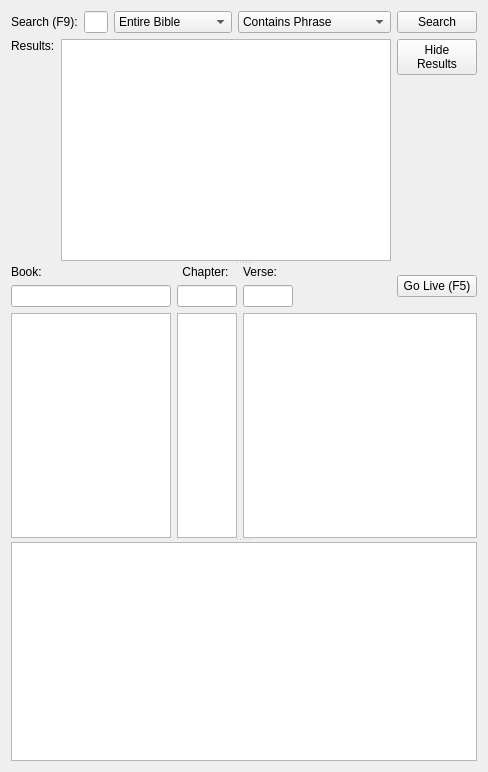
<?xml version="1.0" encoding="UTF-8"?>
<ui version="4.0">
 <class>BibleWidget</class>
 <widget class="QWidget" name="BibleWidget">
  <property name="geometry">
   <rect>
    <x>0</x>
    <y>0</y>
    <width>488</width>
    <height>772</height>
   </rect>
  </property>
  <property name="minimumSize">
   <size>
    <width>400</width>
    <height>0</height>
   </size>
  </property>
  <property name="windowTitle">
   <string>Form</string>
  </property>
  <layout class="QVBoxLayout" name="verticalLayout_9">
   <item>
    <widget class="QSplitter" name="results_splitter">
     <property name="orientation">
      <enum>Qt::Vertical</enum>
     </property>
     <property name="childrenCollapsible">
      <bool>false</bool>
     </property>
     <widget class="QWidget" name="layoutWidget">
      <layout class="QVBoxLayout" name="search_layout">
       <item>
        <layout class="QHBoxLayout" name="horizontalLayout_2" stretch="0,1,0,0,0">
         <item>
          <widget class="QLabel" name="lblBook_2">
           <property name="minimumSize">
            <size>
             <width>0</width>
             <height>0</height>
            </size>
           </property>
           <property name="maximumSize">
            <size>
             <width>16777215</width>
             <height>16777215</height>
            </size>
           </property>
           <property name="text">
            <string>Search (F9):</string>
           </property>
          </widget>
         </item>
         <item>
          <widget class="QLineEdit" name="search_ef">
           <property name="minimumSize">
            <size>
             <width>0</width>
             <height>0</height>
            </size>
           </property>
           <property name="maximumSize">
            <size>
             <width>16777215</width>
             <height>16777215</height>
            </size>
           </property>
           <property name="toolTip">
            <string>Search the bible for specified text. Matched verses will appear in the list below. If a bible book is selected, only that book will be searched.</string>
           </property>
          </widget>
         </item>
         <item>
          <widget class="QComboBox" name="comboBoxSearchRange">
           <property name="toolTip">
            <string>Select search range</string>
           </property>
           <item>
            <property name="text">
             <string>Entire Bible</string>
            </property>
           </item>
           <item>
            <property name="text">
             <string>Current Book</string>
            </property>
           </item>
           <item>
            <property name="text">
             <string>Current Chapter</string>
            </property>
           </item>
          </widget>
         </item>
         <item>
          <widget class="QComboBox" name="comboBoxSearchType">
           <property name="toolTip">
            <string>Select search type</string>
           </property>
           <item>
            <property name="text">
             <string>Contains Phrase</string>
            </property>
           </item>
           <item>
            <property name="text">
             <string>Contains Word Phrase</string>
            </property>
           </item>
           <item>
            <property name="text">
             <string>Verse Begins</string>
            </property>
           </item>
           <item>
            <property name="text">
             <string>Contains Any Word</string>
            </property>
           </item>
           <item>
            <property name="text">
             <string>Contains All Words</string>
            </property>
           </item>
          </widget>
         </item>
         <item>
          <widget class="QPushButton" name="search_button">
           <property name="toolTip">
            <string>Quickly display the selected Bible verse on the screen</string>
           </property>
           <property name="text">
            <string>Search</string>
           </property>
           <property name="icon">
            <iconset resource="../softprojector.qrc">
             <normaloff>:/icons/icons/search.png</normaloff>:/icons/icons/search.png</iconset>
           </property>
           <property name="shortcut">
            <string>Return</string>
           </property>
          </widget>
         </item>
        </layout>
       </item>
       <item>
        <layout class="QHBoxLayout" name="results_layout">
         <item>
          <layout class="QVBoxLayout" name="verticalLayout_7">
           <item>
            <widget class="QLabel" name="result_label">
             <property name="sizePolicy">
              <sizepolicy hsizetype="Minimum" vsizetype="Fixed">
               <horstretch>0</horstretch>
               <verstretch>0</verstretch>
              </sizepolicy>
             </property>
             <property name="minimumSize">
              <size>
               <width>0</width>
               <height>0</height>
              </size>
             </property>
             <property name="maximumSize">
              <size>
               <width>16777215</width>
               <height>20</height>
              </size>
             </property>
             <property name="text">
              <string>Results:</string>
             </property>
             <property name="alignment">
              <set>Qt::AlignLeading|Qt::AlignLeft|Qt::AlignVCenter</set>
             </property>
            </widget>
           </item>
           <item>
            <widget class="QLabel" name="result_count_label">
             <property name="palette">
              <palette>
               <active>
                <colorrole role="WindowText">
                 <brush brushstyle="SolidPattern">
                  <color alpha="255">
                   <red>0</red>
                   <green>61</green>
                   <blue>90</blue>
                  </color>
                 </brush>
                </colorrole>
               </active>
               <inactive>
                <colorrole role="WindowText">
                 <brush brushstyle="SolidPattern">
                  <color alpha="255">
                   <red>0</red>
                   <green>61</green>
                   <blue>90</blue>
                  </color>
                 </brush>
                </colorrole>
               </inactive>
               <disabled>
                <colorrole role="WindowText">
                 <brush brushstyle="SolidPattern">
                  <color alpha="255">
                   <red>118</red>
                   <green>116</green>
                   <blue>108</blue>
                  </color>
                 </brush>
                </colorrole>
               </disabled>
              </palette>
             </property>
             <property name="text">
              <string/>
             </property>
             <property name="alignment">
              <set>Qt::AlignCenter</set>
             </property>
            </widget>
           </item>
           <item>
            <spacer name="verticalSpacer_2">
             <property name="orientation">
              <enum>Qt::Vertical</enum>
             </property>
             <property name="sizeHint" stdset="0">
              <size>
               <width>20</width>
               <height>0</height>
              </size>
             </property>
            </spacer>
           </item>
          </layout>
         </item>
         <item>
          <layout class="QVBoxLayout" name="verticalLayout_8">
           <item>
            <widget class="QListWidget" name="search_results_list">
             <property name="sizePolicy">
              <sizepolicy hsizetype="Expanding" vsizetype="Expanding">
               <horstretch>0</horstretch>
               <verstretch>0</verstretch>
              </sizepolicy>
             </property>
             <property name="minimumSize">
              <size>
               <width>160</width>
               <height>0</height>
              </size>
             </property>
             <property name="maximumSize">
              <size>
               <width>16777215</width>
               <height>16777215</height>
              </size>
             </property>
             <property name="alternatingRowColors">
              <bool>false</bool>
             </property>
            </widget>
           </item>
          </layout>
         </item>
         <item>
          <layout class="QVBoxLayout" name="verticalLayout_6">
           <item>
            <widget class="QPushButton" name="hide_result_button">
             <property name="text">
              <string>Hide
Results</string>
             </property>
            </widget>
           </item>
           <item>
            <spacer name="verticalSpacer">
             <property name="orientation">
              <enum>Qt::Vertical</enum>
             </property>
             <property name="sizeHint" stdset="0">
              <size>
               <width>20</width>
               <height>0</height>
              </size>
             </property>
            </spacer>
           </item>
          </layout>
         </item>
        </layout>
       </item>
      </layout>
     </widget>
     <widget class="QWidget" name="layoutWidget1">
      <layout class="QGridLayout" name="gridLayout_2">
       <property name="sizeConstraint">
        <enum>QLayout::SetNoConstraint</enum>
       </property>
       <item row="0" column="0">
        <layout class="QVBoxLayout" name="verticalLayout_2">
         <item>
          <widget class="QLabel" name="lblBook">
           <property name="minimumSize">
            <size>
             <width>160</width>
             <height>0</height>
            </size>
           </property>
           <property name="maximumSize">
            <size>
             <width>160</width>
             <height>16777215</height>
            </size>
           </property>
           <property name="text">
            <string>Book:</string>
           </property>
          </widget>
         </item>
         <item>
          <widget class="QLineEdit" name="lineEditBook">
           <property name="sizePolicy">
            <sizepolicy hsizetype="Expanding" vsizetype="Fixed">
             <horstretch>0</horstretch>
             <verstretch>0</verstretch>
            </sizepolicy>
           </property>
           <property name="minimumSize">
            <size>
             <width>160</width>
             <height>0</height>
            </size>
           </property>
           <property name="maximumSize">
            <size>
             <width>160</width>
             <height>16777215</height>
            </size>
           </property>
           <property name="toolTip">
            <string>Filter criteria for the bible list. If the first character of the filter is a number, then only books starting with this number are matched. Example filters: &quot;Deuter&quot;, &quot;1Thes&quot;.</string>
           </property>
          </widget>
         </item>
         <item>
          <widget class="QListWidget" name="listBook">
           <property name="sizePolicy">
            <sizepolicy hsizetype="Expanding" vsizetype="Expanding">
             <horstretch>0</horstretch>
             <verstretch>0</verstretch>
            </sizepolicy>
           </property>
           <property name="minimumSize">
            <size>
             <width>160</width>
             <height>0</height>
            </size>
           </property>
           <property name="maximumSize">
            <size>
             <width>160</width>
             <height>16777215</height>
            </size>
           </property>
           <property name="alternatingRowColors">
            <bool>false</bool>
           </property>
          </widget>
         </item>
        </layout>
       </item>
       <item row="0" column="1">
        <layout class="QVBoxLayout" name="verticalLayout">
         <property name="sizeConstraint">
          <enum>QLayout::SetDefaultConstraint</enum>
         </property>
         <item>
          <widget class="QLabel" name="lblChapter">
           <property name="maximumSize">
            <size>
             <width>16777215</width>
             <height>16777215</height>
            </size>
           </property>
           <property name="text">
            <string>Chapter: </string>
           </property>
           <property name="alignment">
            <set>Qt::AlignCenter</set>
           </property>
          </widget>
         </item>
         <item>
          <widget class="QLineEdit" name="chapter_ef">
           <property name="sizePolicy">
            <sizepolicy hsizetype="Expanding" vsizetype="Fixed">
             <horstretch>0</horstretch>
             <verstretch>0</verstretch>
            </sizepolicy>
           </property>
           <property name="minimumSize">
            <size>
             <width>0</width>
             <height>0</height>
            </size>
           </property>
           <property name="maximumSize">
            <size>
             <width>60</width>
             <height>16777215</height>
            </size>
           </property>
           <property name="toolTip">
            <string>Filter criteria for the bible list. If the first character of the filter is a number, then only books starting with this number are matched. Example filters: &quot;Deuter&quot;, &quot;1Thes&quot;.</string>
           </property>
          </widget>
         </item>
         <item>
          <widget class="QListWidget" name="listChapterNum">
           <property name="sizePolicy">
            <sizepolicy hsizetype="Expanding" vsizetype="Expanding">
             <horstretch>0</horstretch>
             <verstretch>0</verstretch>
            </sizepolicy>
           </property>
           <property name="maximumSize">
            <size>
             <width>60</width>
             <height>16777215</height>
            </size>
           </property>
           <property name="alternatingRowColors">
            <bool>false</bool>
           </property>
          </widget>
         </item>
        </layout>
       </item>
       <item row="0" column="2">
        <layout class="QVBoxLayout" name="verticalLayout_4">
         <property name="spacing">
          <number>6</number>
         </property>
         <item>
          <layout class="QHBoxLayout" name="horizontalLayout">
           <property name="spacing">
            <number>6</number>
           </property>
           <item>
            <layout class="QVBoxLayout" name="verticalLayout_3">
             <item>
              <widget class="QLabel" name="lblVerse">
               <property name="text">
                <string>Verse: </string>
               </property>
              </widget>
             </item>
             <item>
              <widget class="QLineEdit" name="verse_ef">
               <property name="sizePolicy">
                <sizepolicy hsizetype="Minimum" vsizetype="Fixed">
                 <horstretch>0</horstretch>
                 <verstretch>0</verstretch>
                </sizepolicy>
               </property>
               <property name="minimumSize">
                <size>
                 <width>0</width>
                 <height>0</height>
                </size>
               </property>
               <property name="maximumSize">
                <size>
                 <width>50</width>
                 <height>16777215</height>
                </size>
               </property>
               <property name="toolTip">
                <string>Filter criteria for the bible list. If the first character of the filter is a number, then only books starting with this number are matched. Example filters: &quot;Deuter&quot;, &quot;1Thes&quot;.</string>
               </property>
              </widget>
             </item>
            </layout>
           </item>
           <item>
            <spacer name="horizontalSpacer_3">
             <property name="orientation">
              <enum>Qt::Horizontal</enum>
             </property>
             <property name="sizeHint" stdset="0">
              <size>
               <width>17</width>
               <height>13</height>
              </size>
             </property>
            </spacer>
           </item>
           <item>
            <widget class="QPushButton" name="btnLive">
             <property name="sizePolicy">
              <sizepolicy hsizetype="Fixed" vsizetype="Fixed">
               <horstretch>0</horstretch>
               <verstretch>0</verstretch>
              </sizepolicy>
             </property>
             <property name="toolTip">
              <string>Quickly display the selected Bible verse on the screen</string>
             </property>
             <property name="text">
              <string>Go Live (F5)</string>
             </property>
             <property name="icon">
              <iconset resource="../softprojector.qrc">
               <normaloff>:/icons/icons/go_live.png</normaloff>:/icons/icons/go_live.png</iconset>
             </property>
             <property name="shortcut">
              <string>F5</string>
             </property>
            </widget>
           </item>
           <item>
            <layout class="QVBoxLayout" name="verticalLayout_5">
             <property name="spacing">
              <number>0</number>
             </property>
            </layout>
           </item>
          </layout>
         </item>
         <item>
          <widget class="QListWidget" name="chapter_preview_list">
           <property name="alternatingRowColors">
            <bool>false</bool>
           </property>
           <property name="selectionMode">
            <enum>QAbstractItemView::ContiguousSelection</enum>
           </property>
           <property name="wordWrap">
            <bool>true</bool>
           </property>
          </widget>
         </item>
        </layout>
       </item>
      </layout>
     </widget>
     <widget class="QWidget" name="layoutWidget2">
      <layout class="QGridLayout" name="gridLayout">
       <property name="sizeConstraint">
        <enum>QLayout::SetMinimumSize</enum>
       </property>
       <item row="0" column="0" rowspan="2">
        <widget class="QListWidget" name="history_listWidget">
         <property name="toolTip">
          <string>This list contains verses that were sent to be shown</string>
         </property>
        </widget>
       </item>
      </layout>
     </widget>
    </widget>
   </item>
  </layout>
 </widget>
 <tabstops>
  <tabstop>lineEditBook</tabstop>
  <tabstop>chapter_ef</tabstop>
  <tabstop>verse_ef</tabstop>
  <tabstop>listBook</tabstop>
  <tabstop>listChapterNum</tabstop>
  <tabstop>chapter_preview_list</tabstop>
  <tabstop>btnLive</tabstop>
  <tabstop>search_ef</tabstop>
  <tabstop>comboBoxSearchRange</tabstop>
  <tabstop>comboBoxSearchType</tabstop>
  <tabstop>search_button</tabstop>
  <tabstop>search_results_list</tabstop>
  <tabstop>hide_result_button</tabstop>
  <tabstop>history_listWidget</tabstop>
 </tabstops>
 <resources>
  <include location="../softprojector.qrc"/>
 </resources>
 <connections/>
</ui>
